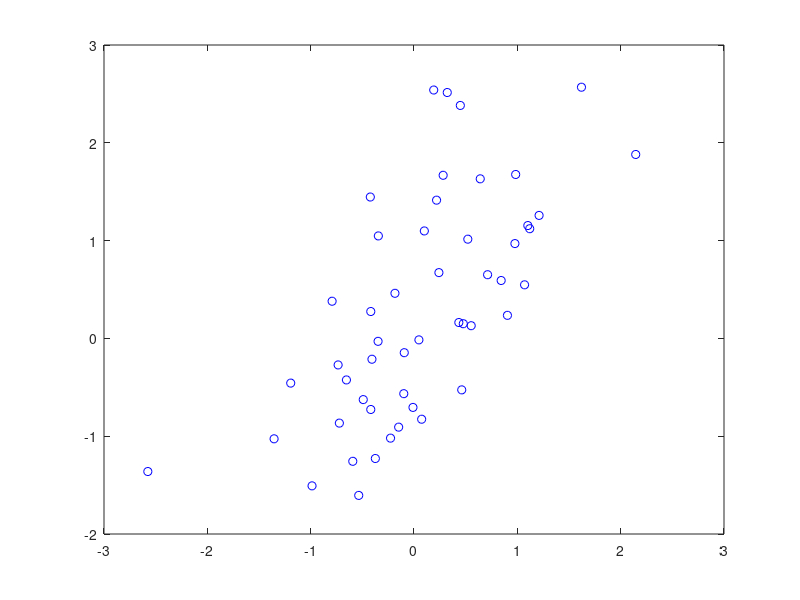

Write the MATLAB code that produced this figure. (Note: this script raises an error after producing the figure.)
% Testing a within-person moderator
% A common situation in neuroimaging is when you have brain-behavior
% correlations under two intervention conditions or states, where states
% are assessed within-person. 
% 
% For example, you might test whether social
% support (the state) changes the slope of the relationship between pain
% and brain activity. You also have data from a no-support control condition,
% and each person is tested in both states. How do you test this?
%
% You might be interested in several questions here, which are all somewhat
% different:
% 1. Does pain predict brain activity more strongly during social support
%    than control?
% 2. Do individual differences in pain [on vs. off support] predict brain [on vs. off support]
% 
% These are different questions. The second is more typical in
% neuroimaging, but the first is potentially often of greater interest.
%
%
% Choices for testing (1) above
% ----------------------------------------
% Slope vs. correlation
% We can test the first by comparing the slope of X1 -> y1 with X2 -> y2 
% where both models are estimated on the same individuals and errors are
% thus correlated. i.e., test slope(jk) = slope(hm)
%
% We can also test the correlations rather than slope values, r(jk) = r(hm)
% This is testing a signal to noise measure, and can be driven by differences in either
% signal or error variance between conditions.
%
% Data cases: shared variable vs. not
% In addition, sometimes we have the case where the same X predicts both y1 and y2
% and other times it is different. Steiger's correlation tests handle both
% 
% Example: pain under hand-holding -> brain under hand-holding
%   with   pain under control -> brain under control

% generate data

X1 = randn(50, 1);
y1 = X1 + randn(50, 1);
X2 = X1 + randn(50, 1); % another predictor that's correlated
y2 = .5 * X2 + randn(50, 1); % reduced slope response - a true difference

% fit models

px1 = pinv([X1 ones(size(X1))]);
px2 = pinv([X2 ones(size(X2))]);

b1 = px1 * y1;
b2 = px2 * y2;

b_diff = b1 - b2 % the difference of interest is b_diff(1)

% Plot the data

figure; plot(X1, y1, 'bo'); refline
hold on; plot(X2, y2, 'go'); refline
axis tight

% Comparing slopes vs. correlating difference scores
% --------------------------------------------------------------------
% is the comparison of slopes the same as running a single regression on contrast scores?
% no, they are different:

px3 = pinv([X1 - X2 ones(size(X1))]);
b_con = px3 * [y1 - y2]

% this is because using contrast scores does not test the difference in slopes. 
% thought experiment: Ps could have the exact same values on the predictor (X1 == X2)
% but different relationships with y2 (e.g. brain). The predictor (X)
% values for the contrast score regression are all exactly zero, so the
% correlation on contrast scores cannot even be tested. But there is a
% meaningful difference between the slopes.

% stats on the slope difference
% --------------------------------------------------------------------
n = size(X1, 1);
X = [X1; X2];               % Stacked predictors
X = [ones(2*n, 1) X];       % full matrix with intercept
y = [y1; y2];               % Stacked outcome
Z = ones(2*n, 1);           % Random effects
G = [(1:n)';(1:n)'];     % Grouping variable: Subject

lme = fitlmematrix(X,y,Z,G,'FixedEffectPredictors',...
{'Intercept','Predictor'},...
'RandomEffectPredictors',{{'Intercept','Predictor'}},...
'RandomEffectGroups',{'Subject'},'CovariancePattern','Isotropic')

% bootstrap differences in slope?
% mixed LME with correlated errors for the two conditions


% Comparing slopes vs. comparing correlations
% --------------------------------------------------------------------
% Steiger (1980) is a classic paper with results on comparing dependent
% correlations. The formula for Z-scores Z1* and Z2* (eqs. 12 and 13)
% work for the case 

out = correl_compare_dep([X1 y1], [X2 y2], 'alpha', .05); % , ['rank'],['table'])
fprintf('Compared dependent correlations: r1 = %3.2f vs. r2 = %3.2f, Z_diff = %3.2f, p = %3.4f\n', out.r1(1, 2), out.r2(1, 2), out.Z(1, 2), out.p(1, 2));

% see also: correl_compare_dep_search(seedself,seedother,self,other,'alpha',.005,'mask',mask,'rank');
 
